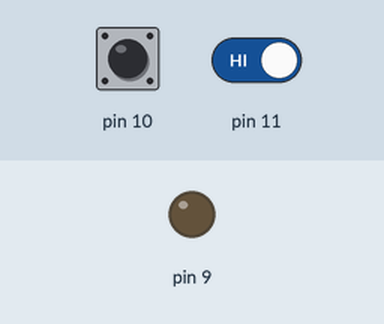
Bench run of a sketch on a simulated Arduino Uno, built with avr-gcc and run on an emulated ATmega328P. Parts: output pins drawn as LEDs (lit = HIGH). Inputs (shaded band) come from the test bench; at power-on: pin 11 HIGH, pin 10 HIGH.

Above: at 1.2 s.
1.3 s: pin 11 driven LOW
At 1.6 s:
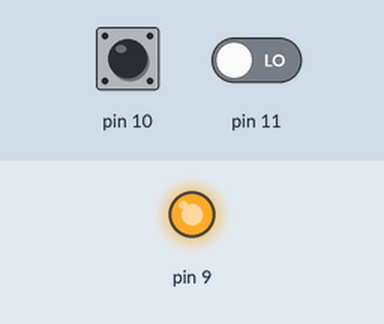
Timing chart, 0 to 4.3 s (numbered marks = the images above; inputs shaded):
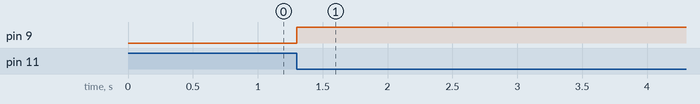

Measured:
- after the input at 1.3 s, pin 9: LOW → HIGH at once

The sketch:

Railgate.ino
```cpp
void setup() {
  pinMode(9, OUTPUT);
  pinMode(10, INPUT);
  pinMode(11, INPUT);
  Serial.begin(9600);


}

int ir1 = HIGH, ir2 = HIGH;
boolean train = false;

void loop() {
  ir1 = digitalRead(11);
  ir2 = digitalRead(10);

if(ir1 == LOW){
  train = true;
}
else if(ir2 == LOW){
  train = false;
}

if(train){
  digitalWrite(9, HIGH);
}
else{
  digitalWrite(9, LOW);
}
}
```
